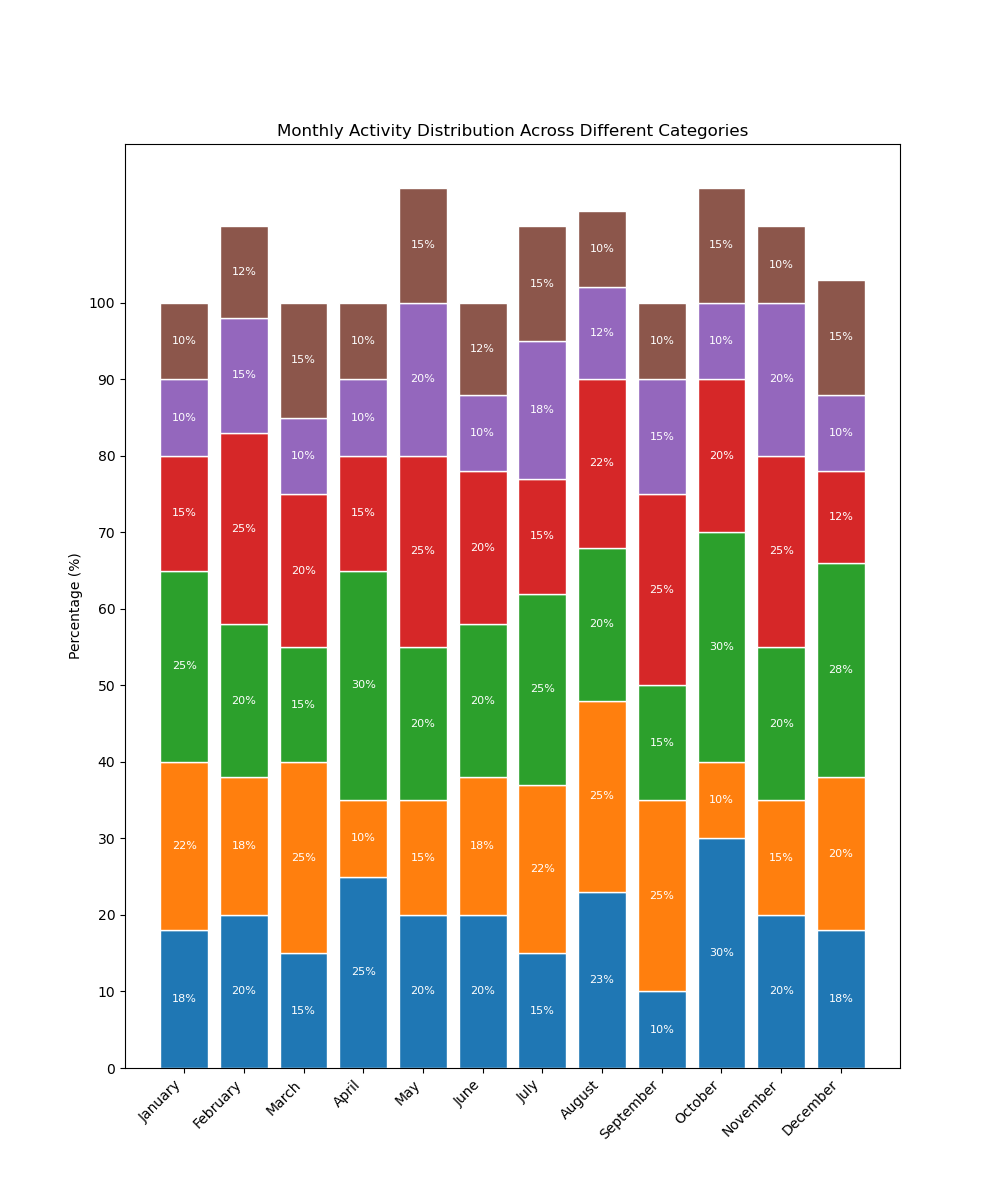

Write Python code to recreate this figure.

import matplotlib.pyplot as plt

# Data
months = ['January', 'February', 'March', 'April', 'May', 'June', 
          'July', 'August', 'September', 'October', 'November', 'December']
health = [18, 20, 15, 25, 20, 20, 15, 23, 10, 30, 20, 18]
technology = [22, 18, 25, 10, 15, 18, 22, 25, 25, 10, 15, 20]
education = [25, 20, 15, 30, 20, 20, 25, 20, 15, 30, 20, 28]
environment = [15, 25, 20, 15, 25, 20, 15, 22, 25, 20, 25, 12]
entertainment = [10, 15, 10, 10, 20, 10, 18, 12, 15, 10, 20, 10]
travel = [10, 12, 15, 10, 15, 12, 15, 10, 10, 15, 10, 15]

bar_width = 0.8

fig, ax = plt.subplots(figsize=(10, 12))

# Bottom values for stacking
bar_technology = list(health)
bar_education = [i + j for i, j in zip(bar_technology, technology)]
bar_environment = [i + j for i, j in zip(bar_education, education)]
bar_entertainment = [i + j for i, j in zip(bar_environment, environment)]
bar_travel = [i + j for i, j in zip(bar_entertainment, entertainment)]

# Stacked bars
plt.bar(months, health, color='#1f77b4', edgecolor='white', width=bar_width)
plt.bar(months, technology, bottom=bar_technology, color='#ff7f0e', edgecolor='white', width=bar_width)
plt.bar(months, education, bottom=bar_education, color='#2ca02c', edgecolor='white', width=bar_width)
plt.bar(months, environment, bottom=bar_environment, color='#d62728', edgecolor='white', width=bar_width)
plt.bar(months, entertainment, bottom=bar_entertainment, color='#9467bd', edgecolor='white', width=bar_width)
plt.bar(months, travel, bottom=bar_travel, color='#8c564b', edgecolor='white', width=bar_width)

# Labels
plt.ylabel('Percentage (%)')
plt.title('Monthly Activity Distribution Across Different Categories')
plt.xticks(rotation=45, ha='right')
plt.yticks(range(0, 101, 10))

# Show percentages on the bars
for i in range(len(months)):
    plt.text(i, health[i] / 2, str(health[i]) + '%', ha='center', va='center', color='white', fontsize=8)
    plt.text(i, bar_technology[i] + technology[i] / 2, str(technology[i]) + '%', ha='center', va='center', color='white', fontsize=8)
    plt.text(i, bar_education[i] + education[i] / 2, str(education[i]) + '%', ha='center', va='center', color='white', fontsize=8)
    plt.text(i, bar_environment[i] + environment[i] / 2, str(environment[i]) + '%', ha='center', va='center', color='white', fontsize=8)
    plt.text(i, bar_entertainment[i] + entertainment[i] / 2, str(entertainment[i]) + '%', ha='center', va='center', color='white', fontsize=8)
    plt.text(i, bar_travel[i] + travel[i] / 2, str(travel[i]) + '%', ha='center', va='center', color='white', fontsize=8)

# Show the plot
plt.show()
